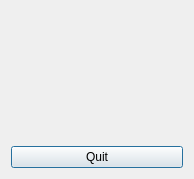
<?xml version="1.0" encoding="UTF-8"?>
<ui version="4.0">
 <class>Dialog</class>
 <widget class="QDialog" name="Dialog">
  <property name="geometry">
   <rect>
    <x>0</x>
    <y>0</y>
    <width>194</width>
    <height>179</height>
   </rect>
  </property>
  <property name="windowTitle">
   <string>Dialog</string>
  </property>
  <layout class="QVBoxLayout" name="verticalLayout">
   <item>
    <spacer name="verticalSpacer">
     <property name="orientation">
      <enum>Qt::Vertical</enum>
     </property>
     <property name="sizeHint" stdset="0">
      <size>
       <width>20</width>
       <height>129</height>
      </size>
     </property>
    </spacer>
   </item>
   <item>
    <widget class="QPushButton" name="button_quit">
     <property name="text">
      <string>Quit</string>
     </property>
    </widget>
   </item>
  </layout>
 </widget>
 <resources/>
 <connections/>
</ui>
